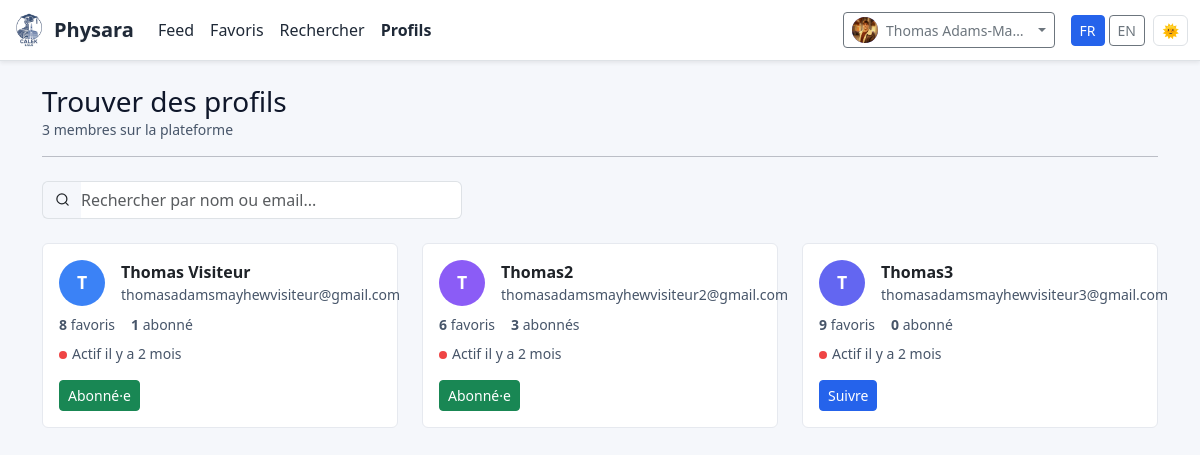
Screenshot of /users (signed in) with the database file from the repository.
### app.py (models this page shows, shortened)
class User(UserMixin, db.Model):
    id = db.Column(db.Integer, primary_key=True)
    email = db.Column(db.String(120), unique=True, nullable=False)
    name = db.Column(db.String(120))
    password_hash = db.Column(db.String(255), nullable=False)
    role = db.Column(db.String(20), default="user")
    created_at = db.Column(db.DateTime, default=datetime.utcnow)
    bio = db.Column(db.Text)
    photo_filename = db.Column(db.String(255))
    profession = db.Column(db.String(120))
    profession_autre = db.Column(db.String(120))
    annee_etudes = db.Column(db.String(10))
    est_etudiant = db.Column(db.Boolean, default=False)
    formations_complementaires = db.Column(db.Text)
    specialite = db.Column(db.String(120))
    specialite_autre = db.Column(db.String(120))
    ville = db.Column(db.String(120))
    adresse_cabinet = db.Column(db.Text)
    annees_experience = db.Column(db.Integer)
    facebook = db.Column(db.String(255))
    instagram = db.Column(db.String(255))
    linkedin = db.Column(db.String(255))
    tiktok = db.Column(db.String(255))
    youtube = db.Column(db.String(255))
    abonnements_publics = db.Column(db.Boolean, default=True)
    zotero_api_key = db.Column(db.String(200))
    zotero_user_id = db.Column(db.String(50))

### app.py (the view)
@app.route('/users')
@login_required
def users_list():
    users = User.query.filter(User.id != current_user.id).order_by(User.name).all()
    followed = Follow.query.filter_by(follower_id=current_user.id).all()
    followed_ids = {f.followed_id for f in followed}
    stats = {}
    last_active = {}
    for u in users:
        pub_favs = Favorite.query.filter_by(user_id=u.id, is_public=True).count()
        followers = Follow.query.filter_by(followed_id=u.id).count()
        stats[u.id] = {"pub_favs": pub_favs, "followers": followers}
        last_fav = Favorite.query.filter_by(user_id=u.id, is_public=True)\
            .order_by(Favorite.created_at.desc()).first()
        last_active[u.id] = last_fav.created_at if last_fav else None
    from datetime import date
    month_start = datetime(date.today().year, date.today().month, 1)
    top_scores = {}
    for u in users:
        favs_month = Favorite.query.filter(
            Favorite.user_id == u.id,
            Favorite.is_public == True,
            Favorite.created_at >= month_start
        ).count()
        likes_received = db.session.query(db.func.count(Like.id))\
            .join(Favorite, Like.article_id == Favorite.article_id)\
            .filter(
                Favorite.user_id == u.id,
                Like.created_at >= month_start
            ).scalar() or 0
        score = (favs_month * 2) + likes_received
        top_scores[u.id] = {"score": score, "favs": favs_month, "likes": likes_received}
    top_contributors = sorted(
        [u for u in users if top_scores[u.id]["score"] > 0],
        key=lambda u: top_scores[u.id]["score"],
        reverse=True
    )[:3]
    return render_template('users_list.html',
        users=users,
        followed_ids=followed_ids,
        stats=stats,
        last_active=last_active,
        top_contributors=top_contributors,
        top_scores=top_scores
    )

### app.py (called while the page is built)
def t(key: str) -> str:
    lang = session.get('lang', 'fr')
    return TRANSLATIONS.get(lang, {}).get(key, key)

@login_manager.user_loader
def load_user(proposer_id):
    return User.query.get(int(proposer_id))

@app.context_processor
def inject_helpers():
    return {
        "reliability_score": reliability_score,
        "is_probably_french": _is_probably_french,
    }

### templates/users_list.html (shortened to what this page needs)
{% extends "layout.html" %}
{% block content %}
<div class="d-flex align-items-center justify-content-between mb-1 flex-wrap gap-2">
  <div>
    <h3 class="mb-0">{{ t('users.title') }}</h3>
    <p class="text-muted small mb-0">{{ users|length }} membre{{ 's' if users|length > 1 else '' }} sur la plateforme</p>
  </div>
</div>
<hr class="mb-4">
<div class="mb-4" style="max-width: 420px;">
  <div class="input-group">
    <span class="input-group-text border-end-0" style="background:transparent;">
      <svg xmlns="http://www.w3.org/2000/svg" width="15" height="15" viewBox="0 0 24 24" fill="none"
           stroke="currentColor" stroke-width="2" stroke-linecap="round" stroke-linejoin="round">
        <circle cx="11" cy="11" r="8"/><line x1="21" y1="21" x2="16.65" y2="16.65"/>
      </svg>
    </span>
    <input type="text" id="search-input" class="form-control border-start-0 ps-0"
           placeholder="Rechercher par nom ou email..."
           oninput="filterUsers(this.value)">
  </div>
</div>
<div class="row gy-3" id="users-grid">
  {% for u in users %}
  {% set s = stats[u.id] %}
  {% set la = last_active[u.id] %}
  <div class="col-md-6 col-lg-4 user-card-col"
       data-name="{{ (u.name or '')|lower }}"
       data-email="{{ u.email|lower }}">
    <div class="card p-3 h-100" style="cursor:pointer;" onclick="window.location='{{ url_for('user_profile', user_id=u.id) }}'">
      <div class="d-flex align-items-center gap-3 mb-2">
        {% if u.photo_filename %}
          <img src="{{ url_for('static', filename='uploads/avatars/' + u.photo_filename) }}"
               class="avatar-circle-lg flex-shrink-0"
               style="object-fit:cover;"
               alt="{{ (u.name or u.email)[0].upper() }}">
        {% else %}
          <div class="avatar-circle-lg flex-shrink-0 avatar-initials-dynamic" data-seed="{{ u.email }}">
            {{ (u.name or u.email)[0].upper() }}
          </div>
        {% endif %}
        <div class="flex-grow-1 min-w-0">
          <div class="fw-semibold text-truncate">{{ u.name or u.email.split('@')[0] }}</div>
          <div class="text-muted small text-truncate">{{ u.email }}</div>
        </div>
      </div>
      <div class="d-flex gap-3 small text-muted mb-2">
        <span><strong>{{ s.pub_favs }}</strong> favori{{ 's' if s.pub_favs > 1 else '' }}</span>
        <span><strong>{{ s.followers }}</strong> abonn{{ 'és' if s.followers > 1 else 'é' }}</span>
      </div>
      <div class="small mb-3">
        {% if la %}
          {% set now = now() if now is defined else none %}
          <span class="activity-indicator" data-date="{{ la.isoformat() }}"></span>
        {% else %}
          <span class="text-muted fst-italic">{{ t('users.no_share') }}</span>
        {% endif %}
      </div>
      <div class="d-flex flex-row gap-2 align-items-center mt-auto">
        {% if u.id in followed_ids %}
          <button class="btn btn-sm btn-success unfollow-btn"
                  data-user-id="{{ u.id }}"
                  onclick="event.stopPropagation(); unfollowUser({{ u.id }}, this)">
            {{ t('users.unfollow') }}
          </button>
        {% else %}
          <button class="btn btn-sm btn-primary follow-btn"
                  data-user-id="{{ u.id }}"
                  onclick="event.stopPropagation(); followUser({{ u.id }}, this)">
            {{ t('users.follow') }}
          </button>
        {% endif %}
      </div>
    </div>
  </div>
  {% endfor %}
</div>
{% endblock %}

### templates/layout.html (shortened to what this page needs)
<!doctype html>
<html lang="fr" data-bs-theme="light">
<head>
  <link href="https://cdn.jsdelivr.net/npm/bootstrap@5.3.3/dist/css/bootstrap.min.css" rel="stylesheet">
  <link href="{{ url_for('static', filename='css/theme.css') }}" rel="stylesheet">
</head>
<body>
<nav class="navbar navbar-expand-lg sticky-top shadow-sm bg-body border-bottom">
  <div class="container-fluid">
    <a class="navbar-brand fw-bold d-flex align-items-center gap-2" href="{{ url_for('index') }}">
      <img src="{{ url_for('static', filename='img/physara-logo.png') }}" alt="Physara" class="logo-img" style="height:34px;width:auto;object-fit:contain">
      <span>Physara</span>
    </a>
    <div class="collapse navbar-collapse" id="navbarNav">
      <ul class="navbar-nav me-auto mb-2 mb-lg-0">
        {% if current_user.is_authenticated %}
          <li class="nav-item"><a class="nav-link{% if request.endpoint == 'feed' %} active{% endif %}" href="{{ url_for('feed') }}">{{ t('nav.feed') }}</a></li>
          <li class="nav-item"><a class="nav-link{% if request.endpoint == 'favorites' %} active{% endif %}" href="{{ url_for('favorites') }}">{{ t('nav.favorites') }}</a></li>
          <li class="nav-item"><a class="nav-link{% if request.endpoint == 'my_drafts' %} active{% endif %}" href="{{ url_for('my_drafts') }}">{{ t('nav.search') }}</a></li>
          <li class="nav-item"><a class="nav-link{% if request.endpoint == 'users_list' %} active{% endif %}" href="{{ url_for('users_list') }}">{{ t('nav.users') }}</a></li>
        {% endif %}
      </ul>
      <div class="d-flex align-items-center gap-2">
        {% if current_user.is_authenticated %}
           <div class="dropdown">
            <button class="btn btn-sm btn-outline-secondary dropdown-toggle d-flex align-items-center gap-2"
                    data-bs-toggle="dropdown" aria-expanded="false" data-bs-offset="0,4">
              {% if current_user.photo_filename %}
                <img src="{{ url_for('static', filename='uploads/avatars/' + current_user.photo_filename) }}"
                    class="avatar-nav" style="object-fit:cover;" alt="">
              {% else %}
                <span class="avatar-nav avatar-initials-dynamic" data-seed="{{ current_user.email }}">{{ (current_user.name or current_user.email)[0].upper() }}</span>
              {% endif %}
              <span class="d-none d-md-inline text-truncate" style="max-width:140px;">{{ current_user.name or current_user.email.split('@')[0] }}</span>
            </button>
          </div>
        {% else %}
          <a href="{{ url_for('login') }}" class="btn btn-sm btn-outline-primary">{{ t('nav.login') }}</a>
          <a href="{{ url_for('signup') }}" class="btn btn-sm btn-primary">{{ t('nav.signup') }}</a>
        {% endif %}
        <div class="d-flex align-items-center gap-1 ms-2">
          <a href="{{ url_for('set_lang', lang='fr') }}"
             class="btn btn-sm {% if current_lang() == 'fr' %}btn-primary{% else %}btn-outline-secondary{% endif %}">
            FR
          </a>
          <a href="{{ url_for('set_lang', lang='en') }}"
             class="btn btn-sm {% if current_lang() == 'en' %}btn-primary{% else %}btn-outline-secondary{% endif %}">
            EN
          </a>
        </div>
        <button id="theme-toggle" class="btn btn-sm btn-outline-secondary d-none d-lg-inline-flex" title="Basculer le thème" aria-label="Basculer le thème">🌞</button>
      </div>
    </div>
  </div>
</nav>
<main class="container py-4">
  {% block content %}{% endblock %}
</main>
</body>
</html>

### static/css/theme.css (style rules this page uses)
:root { --bg: #fbf6f6; --panel: #ffffff; --panel-2: #f9fafc; --text: #0f172a; --muted: #475569; --primary: #2563eb; --accent: #f59e0b; --border: #e5e7eb; --shadow: 0 10px 24px rgba(16,24,40,.08); --nav-bg: #ffffff; --nav-border: #e5e7eb; }
html[data-bs-theme="light"] body { background: linear-gradient(180deg, #f7f9ff 0%, var(--bg) 60%); color: var(--text); }
html[data-bs-theme="light"] .navbar { background: var(--nav-bg); border-bottom: 1px solid var(--nav-border); box-shadow: 0 6px 16px rgba(16,24,40,.05); }
html[data-bs-theme="light"] .navbar .nav-link { color:#1f2937; }
html[data-bs-theme="light"] .navbar .nav-link.active { color:#111827; font-weight:600; }
html[data-bs-theme="light"] .btn-primary { background: var(--primary); border-color: var(--primary); }
.navbar .nav-link.active { font-weight:600; }
html[data-bs-theme="light"] .text-muted { color: var(--muted) !important; }
html[data-bs-theme="light"] .navbar-brand, html[data-bs-theme="light"] .nav-link, html[data-bs-theme="light"] .user-email { color: #1f2937 !important; }
.navbar-brand .logo-img { height: 45px; width: auto; object-fit: contain; transition: transform 0.2s ease; }
.navbar-brand span { text-shadow: 0 1px 2px rgba(0,0,0,0.05); }
:root { --bg-body: #0f1115; --bg-card: #171a21; --text-main: #e8eaed; --text-muted: #9aa0a6; --border-soft: #2a2f3a; }
:root[data-bs-theme="light"] { --bg-body: #f5f7fb; --bg-card: #ffffff; --text-main: #1f2328; --text-muted: #56606b; --border-soft: #e6e9ef; }
html, body { background: var(--bg-body) !important; background-image: none !important; color: var(--text-main); }
body .container, body .container-fluid { background: none !important; }
.side-card, .article-card, .card { background: var(--bg-card) !important; color: var(--text-main) !important; border: 1px solid var(--border-soft) !important; }
.text-muted, .card .text-muted { color: var(--text-muted) !important; }
body * { background-image: none !important; }
.navbar, .navbar .container, .navbar .container-fluid { background: var(--bg-card) !important; background-image: none !important; }

### templates/layout.html (style rules this page uses)
.avatar-nav { width: 26px; height: 26px; border-radius: 50%; background: #6366f1; color: #fff !important; font-weight: 700; font-size: 0.75rem; display: flex; align-items: center; justify-content: center; flex-shrink: 0; min-width: 26px; }
#theme-toggle, #theme-toggle-mobile { border: var(--bs-border-width) solid var(--bs-border-color) !important; border-radius: var(--bs-border-radius) !important; }

### templates/users_list.html (style rules this page uses)
.avatar-circle-lg { width: 46px; height: 46px; border-radius: 50%; background: #6366f1; color: #fff !important; font-weight: 700; font-size: 1.1rem; display: flex; align-items: center; justify-content: center; min-width: 46px; }

### rows the page displays
User: photo_filename (picture), name "Thomas Adams-Ma…"
User: name "T", name "Thomas Visiteur", email "thomasadamsmayhewvisiteur@gmail.com", pub_favs "8", pub_favs "s", followers "1", followers "é", t "Abonné·e"
User: name "T", name "Thomas2", email "thomasadamsmayhewvisiteur2@gmail.com", pub_favs "6", pub_favs "s", followers "3", followers "és", t "Abonné·e"
User: name "T", name "Thomas3", email "thomasadamsmayhewvisiteur3@gmail.com", pub_favs "9", pub_favs "s", followers "0", followers "é", t "Suivre"

### other values shown
{{ t('nav.feed') }} "Feed"
{{ t('nav.favorites') }} "Favoris"
{{ t('nav.search') }} "Rechercher"
{{ t('nav.users') }} "Profils"
{{ t('users.title') }} "Trouver des profils"
{{ users|length }} "3"
{{ 's' if users|length > 1 else '' }} "s"
